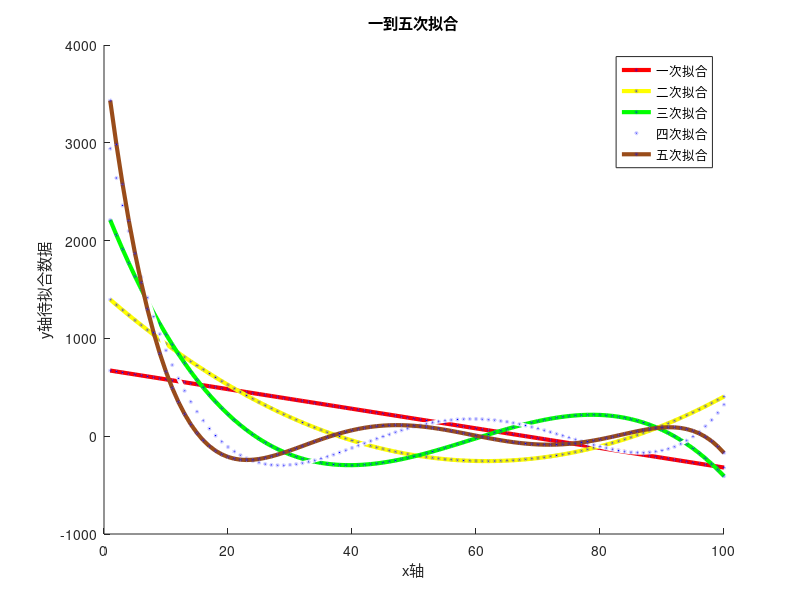

Source code (MATLAB): (Note: this script raises an error after producing the figure.)
clc
clear
disp("马某的MATLAB开源，请访问个人GITHUB:https://github.com/souyou233/Enki-Matlab-study-open-source,进行下载开发")
load('ValueForFitting.mat','Y');
load('ValueForFitting.mat','x');%导入之前保存的两个变量
ONE=polyval(polyfit(x,Y,1),x);%一次拟合
TWO=polyval(polyfit(x,Y,2),x);%二次拟合
THREE=polyval(polyfit(x,Y,3),x);%三次拟合
FOUR=polyval(polyfit(x,Y,4),x);%四次拟合
FIVE=polyval(polyfit(x,Y,5),x);%五次拟合
hold on%图保持
plot(ONE,'r','LineWidth',3,'LineStyle','-','Marker','o','MarkerFaceColor','blue','MarkerEdgeColor','blue','MarkerSize',0.2)
%画图，x,y值是ONE，红色，线宽，3，线风格，实线，标记点，圈，标记点内部颜色，蓝色，标记点外围颜色，蓝色,点大小，0.2
plot(TWO,'yellow','LineWidth',3,'LineStyle','-','Marker','o','MarkerFaceColor','blue','MarkerEdgeColor','blue','MarkerSize',0.2)
%画图，x,y值是TWO，黄色，线宽，3，线风格，实线，标记点，圈，标记点内部颜色，蓝色，标记点外围颜色，蓝色,点大小，0.2
plot(THREE,'green','LineWidth',3,'LineStyle','-','Marker','o','MarkerFaceColor','blue','MarkerEdgeColor','blue','MarkerSize',0.2)
%画图，x,y值是THREE，绿色，线宽，3，线风格，实线，标记点，圈，标记点内部颜色，蓝色，标记点外围颜色，蓝色,点大小，0.2
plot(FOUR,'w','LineWidth',3,'LineStyle','-','Marker','o','MarkerFaceColor','blue','MarkerEdgeColor','blue','MarkerSize',0.2)
%画图，x,y值是FOUR，白色，线宽，3，线风格，实线，标记点，圈，标记点内部颜色，蓝色，标记点外围颜色，蓝色,点大小，0.2
plot(FIVE,'Color',[0.6 0.3 0.1],'LineWidth',3,'LineStyle','-','Marker','o','MarkerFaceColor','blue','MarkerEdgeColor','blue','MarkerSize',0.2)
%画图，x,y值是FIVE，自定义颜色，线宽，3，线风格，实线，标记点，圈，标记点内部颜色，蓝色，标记点外围颜色，蓝色,点大小，0.2
xlabel('x轴');%x标题
ylabel('y轴待拟合数据');%y标题
title('一到五次拟合');%总标题
legend( '一次拟合','二次拟合','三次拟合','四次拟合','五次拟合');%图例
prettyAxes().dark()%外置库，用于美化图表